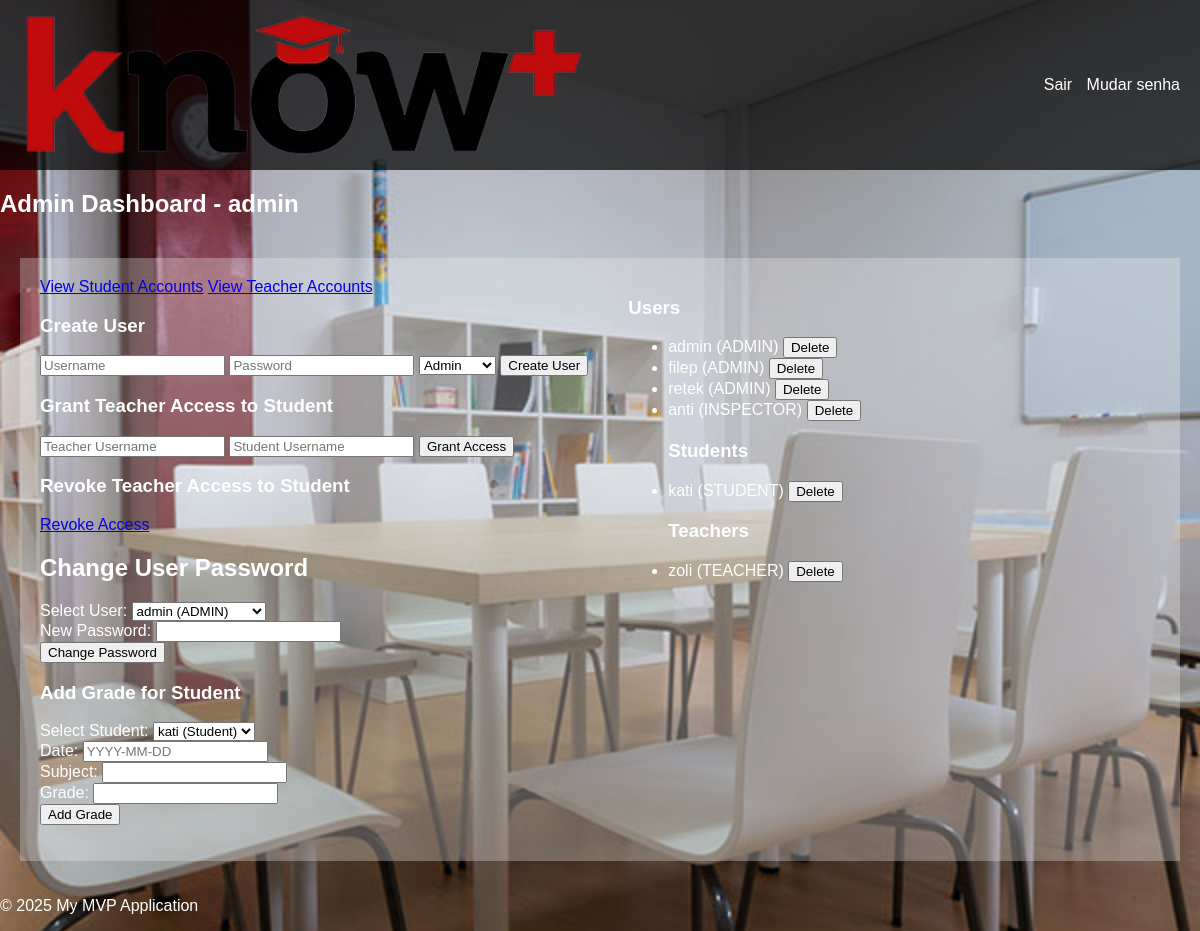
The page /admin (signed in) on the database its author committed.
### models.py (models this page shows, shortened)
class User(db.Model, UserMixin):
    id = db.Column(db.Integer, primary_key=True)
    username = db.Column(db.String(80), unique=True, nullable=False)
    password_hash = db.Column(db.String(128))
    user_type = db.Column(db.Enum(UserType), nullable=False)  # Using UserType enum for role
    @property
    def is_authenticated(self):
        return True

### app.py (the view)
@app.route('/admin')
@login_required
def admin_home():
    app.logger.info(f"Current user type: {current_user.user_type}")
    if current_user.user_type != UserType.ADMIN:
        return 'Unauthorized', 403
    users = User.query.order_by(
        User.user_type.asc(),  # Sort by user_type (ADMIN, STUDENT, TEACHER)
        User.username.asc()  # Sort by username alphabetically within each user_type
    ).all()
    return render_template('admin_home.html', users=users)

### app.py (called while the page is built)
@login_manager.user_loader
def load_user(user_id):
    return User.query.get(int(user_id))  # Load from the unified User model

### templates/admin_home.html (shortened to what this page needs)
{% extends "base.html" %}
{% block content %}
<h2>Admin Dashboard - {{ current_user.username }}</h2>
<div class="container">
    <div class="left-column">
        <div class="d-grid gap-2 d-md-block">
            <a href="{{ url_for('view_students') }}" class="btn btn-primary">View Student Accounts</a>
            <a href="{{ url_for('view_teachers') }}" class="btn btn-primary">View Teacher Accounts</a>
        </div>
        <section>
            <h3>Create User</h3>
            <form action="{{ url_for('create_user') }}" method="post">
                <input type="text" name="username" placeholder="Username" required>
                <input type="password" name="password" placeholder="Password" required>
                <select name="user_type">
                    <option value="ADMIN">Admin</option>
                </select>
                <button type="submit">Create User</button>
            </form>
        </section>
        <section>
            <h3>Grant Teacher Access to Student</h3>
            <form action="{{ url_for('grant_access') }}" method="post">
                <input type="text" name="teacher_username" placeholder="Teacher Username" required>
                <input type="text" name="student_username" placeholder="Student Username" required>
                <button type="submit">Grant Access</button>
            </form>
        </section>
        <section>
            <h3>Revoke Teacher Access to Student</h3>
            <a href="{{ url_for('revoke_access_form') }}" class="btn btn-secondary">Revoke Access</a>
        </section>
        <section>
            <h2>Change User Password</h2>
            <form method="POST" action="{{ url_for('change_user_password') }}">
                <div>
                    <label for="user_id">Select User:</label>
                    <select name="user_id" id="user_id" required>
                        {% for user in users %}
                        <option value="{{ user.id }}">{{ user.username }} ({{ user.user_type.value }})</option>
                        {% endfor %}
                    </select>
                </div>
                <div>
                    <label for="new_password">New Password:</label>
                    <input type="password" name="new_password" id="new_password" required>
                </div>
                <button type="submit">Change Password</button>
            </form>
        </section>
        <section>
            <h3>Add Grade for Student</h3>
            <form method="POST" action="{{ url_for('add_grade') }}">
                <div>
                    <label for="student_id">Select Student:</label>
                    <select name="student_id" id="student_id" required>
                        {% for user in users if user.user_type.value == 'STUDENT' %}
                        <option value="{{ user.id }}">{{ user.username }} (Student)</option>
                        {% endfor %}
                    </select>
                </div>
                <div>
                    <label for="date">Date:</label>
                    <input type="text" name="date" id="date" placeholder="YYYY-MM-DD" required>
                </div>
                <div>
                    <label for="subject">Subject:</label>
                    <input type="text" name="subject" id="subject" required>
                </div>
                <div>
                    <label for="grade">Grade:</label>
                    <input type="text" name="grade" id="grade" required>
                </div>
                <button type="submit">Add Grade</button>
            </form>
        </section>
    </div>
    <div class="right-column">
        <section>
            <h3>Users</h3>
            <ul>
                {% set grouped_users = users | sort(attribute='username') | groupby('user_type.value') %}
                {% for group in grouped_users %}
                {% if group.grouper == 'ADMINISTRATOR' %}
                <h3>Administrators</h3>
                {% elif group.grouper == 'TEACHER' %}
                <h3>Teachers</h3>
                {% elif group.grouper == 'STUDENT' %}
                <h3>Students</h3>
                {% endif %}
                {% for user in group.list %}
                <li>
                    {{ user.username }} ({{ user.user_type.value }})
                    <form action="{{ url_for('delete_user', user_id=user.id) }}" method="post" style="display: inline;"
                          onsubmit="return confirmDelete('{{ user.username }}');">
                        <button type="submit">Delete</button>
                    </form>
                </li>
                {% endfor %}
                {% endfor %}
            </ul>
        </section>
    </div>
</div>
{% endblock %}

### static/css/style.css (style rules this page uses)
body { font-family: sans-serif; margin: 0; padding: 0; color: white; }
.container { display: flex; padding: 20px; }
.left-column, .right-column { background-color: rgba(242, 242, 242, 0.3); padding: 20px; }
.left-column h2 { flex: 0 0 250px; }
.right-column { flex: 1; overflow-y: auto; }

### rows shown on the page
User: username "admin", user_type.value "ADMIN"
User: username "filep", user_type.value "ADMIN"
User: username "retek", user_type.value "ADMIN"
User: username "anti", user_type.value "INSPECTOR"
User: username "kati", user_type.value "STUDENT"
User: username "zoli", user_type.value "TEACHER"

### other values the page prints
form field user_id "admin (ADMIN)"
form field student_id "kati (Student)"
